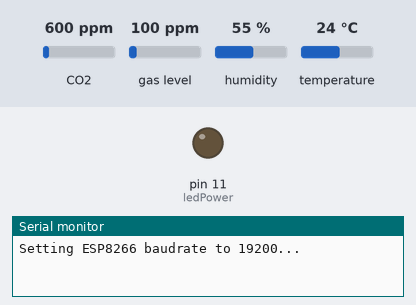
Recording of a sketch running on a simulated Arduino Leonardo, built for the host (arithmetic inside an expression is 32-bit, double 64-bit). Shown: output pins drawn as LEDs (lit = HIGH), the last lines printed to the serial monitor. Inputs (shaded band) come from the test bench; at power-on: CO2 600 ppm, gas level 100 ppm, humidity 55 %, temperature 24 °C. WiFi joins after 1.5 s; servers stay silent unless stated; the modem accepts every AT command (registered, SIM ready, sends succeed) and sends nothing else; not simulated (calls return 0 or success): secrets.h.

Above: at 0.1 s.
At 7.8 s:
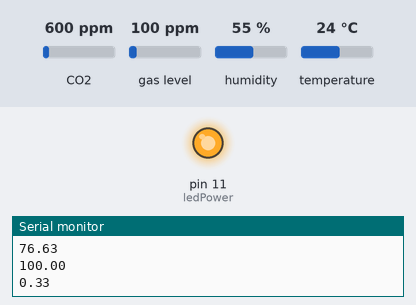
Timing chart, 0 to 9.3 s (numbered marks = the images above):
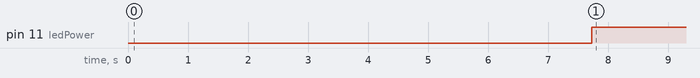

Measured:
- by itself, pin 11 (ledPower): LOW → HIGH at 7.7 s

The sketch:

WriteMultipleFields.ino
```cpp
#include "WiFiEsp.h"
#include "secrets.h"
#include "ThingSpeak.h"
#include "MQ135.h"
#include <dht11.h>
#include "MQ7.h"
dht11 DHT11;
#define DHT11PIN 7

char ssid[] = "QuynhNhu";
char pass[] = "quynhanh";
int keyIndex = 0;
WiFiEspClient  client;
float valSensorMQ135 = 1;
float valSensorMQ7 = 1;
float valSensorUV = 1;
float valSensorPM25 = 1;
int sensorValue;
const int sensorPin0= A0;
const int sensorPin1= A1;
const int sensorPin2= A2;
const int sensorPin3= A3;
int ledPower = 11;
const int HumidityCorrection = 10;
const int CelsiusTemperatureCorrection = -1;
float air_quality;
float CO_value;
float volts;
float UV_index;
int sensor_value;
double dewPoint;
float voMeasured = 0;
float calcVoltage = 0;
float dustDensity = 0;
int humidity, temperature;
float correctedRZero;
float correctedPPM;
float ppm;
float resistance;
float rzero;
#define PIN_MQ135 A2 // MQ135 Analog Input Pin
#define DHTPIN 8 // DHT Digital Input Pin
#define A_PIN 0
#define VOLTAGE 5

// init MQ7 device
MQ7 mq7(A_PIN, VOLTAGE);
MQ135 mq135_sensor(PIN_MQ135);


String field = "field1";
String field2 = "field2";
String field3 = "field3";
String field4 = "field4";
String field5 = "field5";
String field6 = "field6";
String field7 = "field7";

#ifndef HAVE_HWSERIAL1
#include "SoftwareSerial.h"
SoftwareSerial Serial1(2, 3); // RX, TX
#define ESP_BAUDRATE  19200
#else
#define ESP_BAUDRATE  115200
#endif

unsigned long myChannelNumber = 1587927;
const char * myWriteAPIKey = "C8O17P5MJ3B6E503";

// Initialize our values
String myStatus = "";

void setup() {
  //Initialize serial and wait for port to open
  Serial.begin(115200);  // Initialize serial
	mq7.calibrate();		// calculates R0
  pinMode(ledPower,OUTPUT);
  while(!Serial){
    ; // wait for serial port to connect. Needed for Leonardo native USB port only
  }

  // initialize serial for ESP module
  setEspBaudRate(ESP_BAUDRATE);

  while (!Serial) {
    ; // wait for serial port to connect. Needed for Leonardo native USB port only
  }

  Serial.print("Searching for ESP8266...");
  // initialize ESP module
  WiFi.init(&Serial1);

  // check for the presence of the shield
  if (WiFi.status() == WL_NO_SHIELD) {
    Serial.println("WiFi shield not present");
    // don't continue
    while (true);
  }
  Serial.println("found it!");

  ThingSpeak.begin(client);  // Initialize ThingSpeak
}

void loop() {

  // Connect or reconnect to WiFi
  if(WiFi.status() != WL_CONNECTED){
    Serial.print("Attempting to connect to SSID: ");
    Serial.println(SECRET_SSID);
    while(WiFi.status() != WL_CONNECTED){
      WiFi.begin(ssid, pass);
      Serial.print(".");
      delay(5000);
    }
    Serial.println("\nConnected.");
  }
  int chk = DHT11.read(DHT11PIN);
  humidity = DHT11.humidity + HumidityCorrection;
  temperature = DHT11.temperature + CelsiusTemperatureCorrection;
  Serial.println(humidity);
  valSensorMQ135 = getSensor135Data();
  valSensorMQ7 = getCOData();
  valSensorPM25 = getPM25();
  valSensorUV = getUVIndex();
  dewPoint = getDewPoint(temperature, humidity);

  // set the fields with the values
  ThingSpeak.setField(1, (float)valSensorMQ135);
  ThingSpeak.setField(2, (float)valSensorMQ7);
  ThingSpeak.setField(3, (float)valSensorPM25);
  ThingSpeak.setField(4, (float)valSensorUV);
  ThingSpeak.setField(5, (float)temperature);
  ThingSpeak.setField(6, (float)humidity);
  ThingSpeak.setField(7, (float)dewPoint);


  // figure out the status message
  // set the status
  ThingSpeak.setStatus(myStatus);

  // write to the ThingSpeak channel
  int x = ThingSpeak.writeFields(myChannelNumber, myWriteAPIKey);
  if(x == 200){
    Serial.println("Channel update successful.");
  }
  else{
    Serial.println("Problem updating channel. HTTP error code " + String(x));
  }


  delay(300000);
}


void setEspBaudRate(unsigned long baudrate){
  long rates[6] = {115200,74880,57600,38400,19200,9600};

  Serial.print("Setting ESP8266 baudrate to ");
  Serial.print(baudrate);
  Serial.println("...");

  for(int i = 0; i < 6; i++){
    Serial1.begin(rates[i]);
    delay(100);
    Serial1.print("AT+UART_DEF=");
    Serial1.print(baudrate);
    Serial1.print(",8,1,0,0\r\n");
    delay(100);
  }

  Serial1.begin(baudrate);
}

float getSensor135Data(){

  if (isnan(humidity) || isnan(temperature)) {
    Serial.println(F("Failed to read from DHT sensor!"));
    return;
  }

  rzero = mq135_sensor.getRZero();
  correctedRZero = mq135_sensor.getCorrectedRZero(temperature, humidity);
  resistance = mq135_sensor.getResistance();
  ppm = mq135_sensor.getPPM();
  correctedPPM = mq135_sensor.getCorrectedPPM(temperature, humidity);
  Serial.println(rzero);
  return correctedPPM;
}

float getCOData() {
  CO_value = mq7.readPpm();
  Serial.println(mq7.readPpm());
  return CO_value;
}

float getUVIndex() {
  sensor_value = analogRead(sensorPin1);
  volts = sensor_value * 5.0 / 1024.0;
  UV_index = volts * 10;
  return UV_index;
}

double getDewPoint(int celsius, int humidity)
{
  double a = 17.271;
  double b = 237.7;
  double temp = (a * celsius) / (b + celsius) + log(humidity/100);
  double Td = (b * temp) / (a - temp);
  return Td;
}

float getPM25() {
  digitalWrite(ledPower,LOW);
  delayMicroseconds(280);
  voMeasured = analogRead(sensorPin3);
  delayMicroseconds(40);
  digitalWrite(ledPower,HIGH);
  delayMicroseconds(9680);
  calcVoltage = voMeasured * (5.0 / 1024);
  dustDensity = (0.172 * calcVoltage - 0.0999);
  if (dustDensity < 0)
  {
    dustDensity = 0.00;
  }
  Serial.println(dustDensity);
  return dustDensity;
}
```
